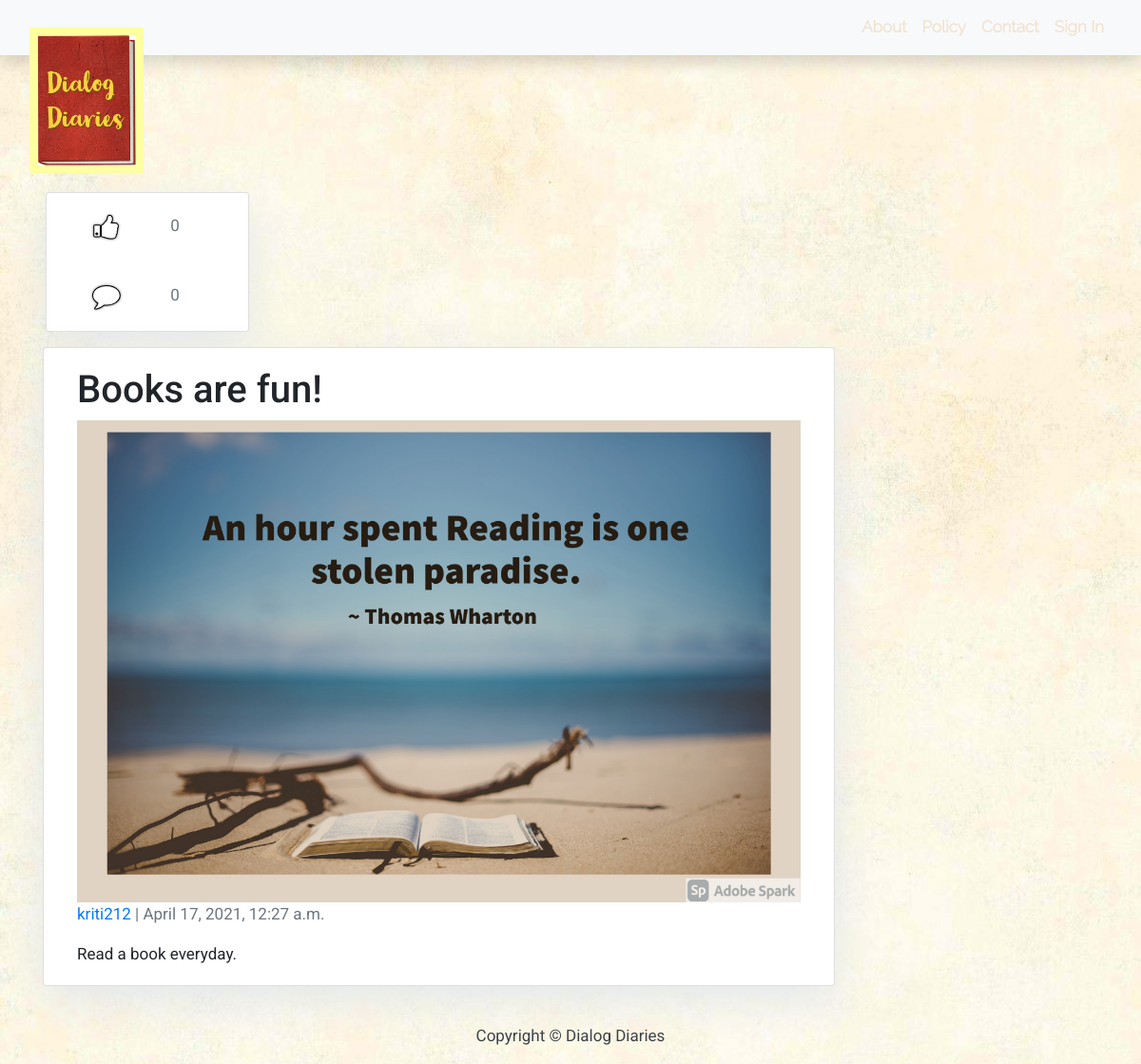
Page /books-are-fun-/ on the committed database.
### blog/models.py (models this page shows, shortened)
class Post(models.Model):
    title = models.CharField(max_length=200, unique=True)
    slug = models.SlugField(max_length=200, unique=True)
    author = models.ForeignKey('auth.User', on_delete=models.CASCADE)
    updated_on = models.DateTimeField(auto_now=True)
    content = models.TextField()
    image = models.ImageField(upload_to='images/', blank=True, null=True)
    created_on = models.DateTimeField(auto_now_add=True)
    class Meta:
        ordering = ['-created_on']

### blog/views.py (the view)
# urls.py: path('<slug:slug>/', views.GetPostDetails.PostDetails, name='post_detail'),
    def PostDetails(request, slug):
        post = Post.objects.filter(slug=slug)[0]
        template = loader.get_template('post_detail.html')
        comment_count = Comment.objects.filter(post=post).count()
        like_count = Like.objects.filter(post=post).count()
        context = {'post': post, 'total_comments': comment_count, 'total_likes': like_count}
        return HttpResponse(template.render(context, request))

### templates/post_detail.html (shortened to what this page needs)
{% extends 'base.html' %} {% block content %}
{% block sidebar %} {% include 'sidebar.html' %} {% endblock sidebar %}
<div class="margin-top container">
  <div>
    <div class="col-md-9 card mb-4  mt-3 left  top">
      <div class="card-body">
        <h1>{% block title %} {{ post.title }} {% endblock title %}</h1>
        {% if post.image %}
        <img class="post-image" src="../media/{{post.image}}">
        {% endif %}
        <p class=" text-muted"> <a href="{% url 'post_user_profile' pk=post.pk %}"> {{ post.author }} </a>| {{ post.created_on }}</p>
        <p class="card-text ">{{ post.content | safe }}</p>
      </div>
    </div>
  </div>
</div>
{% endblock content %}

### blog/static/css/index.css (style rules this page uses)
body { font-family: "Roboto", sans-serif; font-size: 18px; background-color: #fdfdfd; background: url('../images/backgroundPage.jpg'); }
.card { box-shadow: 0 16px 48px #E3E7EB; }

### blog/static/css/base.css (style rules this page uses)
body { font-size: 17px; background-color: #fdfdfd; }
.margin-top { margin-top: 10%; }

### blog/static/css/sign_in.css (style rules this page uses)
.card { display: inline-block; width: 100%; }

### blog/static/css/blog_post.css (style rules this page uses)
.post-image { width: 100%; }

### rows in the picture
Post: title "Books are fun!", image (picture), author "kriti212", created_on "April 17, 2021, 12:27 a.m.", content "Read a book everyday."

### other values in the picture
{{ total_likes }} "0"
{{ total_comments }} "0"
